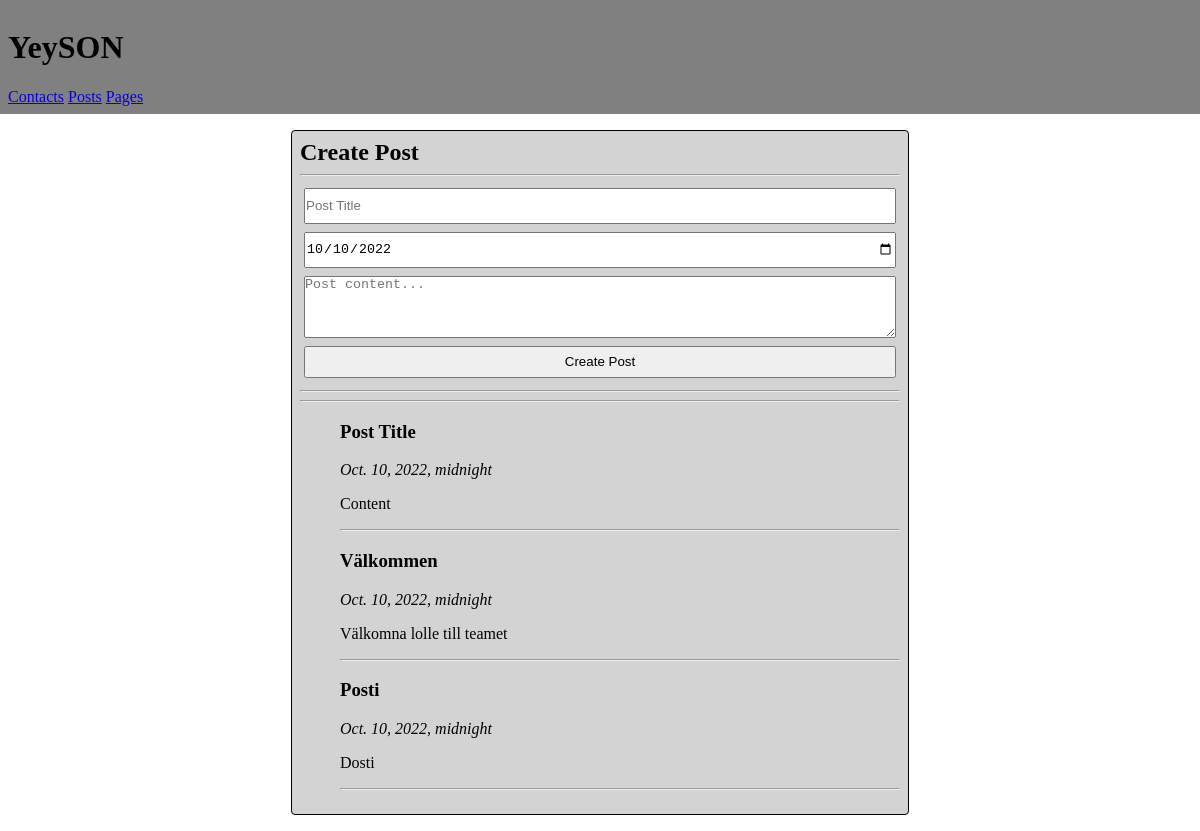
The app's page /posts/, older data.
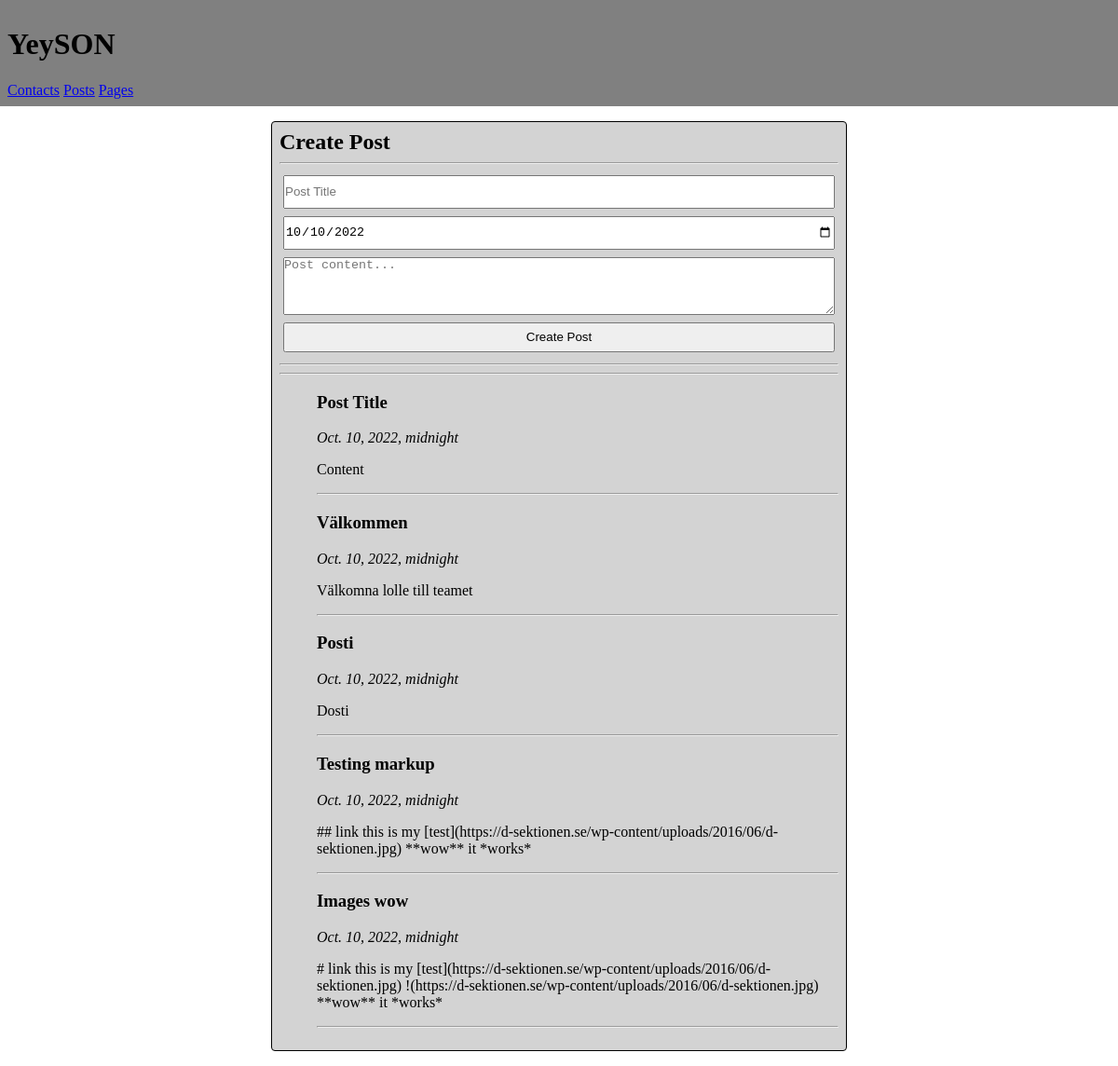
The same page, newer data.
### YeySON/models.py (models this page shows)
class Post(models.Model):
    title = models.CharField(max_length=128)
    date = models.DateTimeField()
    content = models.TextField(max_length=4096)

### YeySON/views.py (the view)
# urls.py: path('posts/', posts),
def posts(request):
    all_posts = Post.objects.all()
    context = {
        'posts': all_posts
    }
    if request.method == 'POST':
        if "fname-7" in request.POST:
            Post.objects.create(title=request.POST["fname-7"], date=request.POST["post-date"], content=request.POST["area-2"])
    return render(request, 'posts.html', context)

### templates/posts.html (shortened to what this page needs)
<!DOCTYPE html>
<html>
    <head>
    </head>
    <body>
        <header>
            <h1>YeySON</h1>
            <nav>
                <a href="/">Contacts</a>
                <a href="#">Posts</a>
                <a href="/pages">Pages</a>
            </nav>
        </header>
        <div class="Section">
            <h2>Create Post</h2>
            <hr/>
            <form action="" method="post">
                <input type="text" class="Textfield" placeholder="Post Title" id="fname-7" name="fname-7">
                <input type="date" class="Date" id="date" name="post-date" value="2022-10-10" min="2022-10-10" max="2023-10-10">
                <textarea id="area-2" class="Textarea" placeholder="Post content..." name="area-2" rows="4" cols="50" onkeyup="markdownParser()"></textarea>
                <input type="submit" class="Button" value="Create Post" />
            </form>
            <hr/>
            <hr/>
            <ul>
                {% for o in posts %}
                    <div>
                        <h3>{{o.title}}</h3>
                        <i>{{o.date}}</i>
                        <p>{{o.content}}</p>
                    </div>
                    <hr/>
                {% endfor %}
            </ul>
        </div>
    </body>
</html>

Row changes from the older to the newer data that the page shows:
added Post: title "Testing markup", date "Oct. 10, 2022, midnight", content "## link this is my [test](https://d-sektionen.se/wp-content/uploads/2016/06/d-sektionen.jpg) **wow** it *works*"
added Post: title "Images wow", date "Oct. 10, 2022, midnight", content "# link this is my [test](https://d-sektionen.se/wp-content/uploads/2016/06/d-sektionen.jpg) !(https://d-sektionen.se/wp-content/uploads/2016/06/d-sektionen.jpg) **wow** it *works*"
